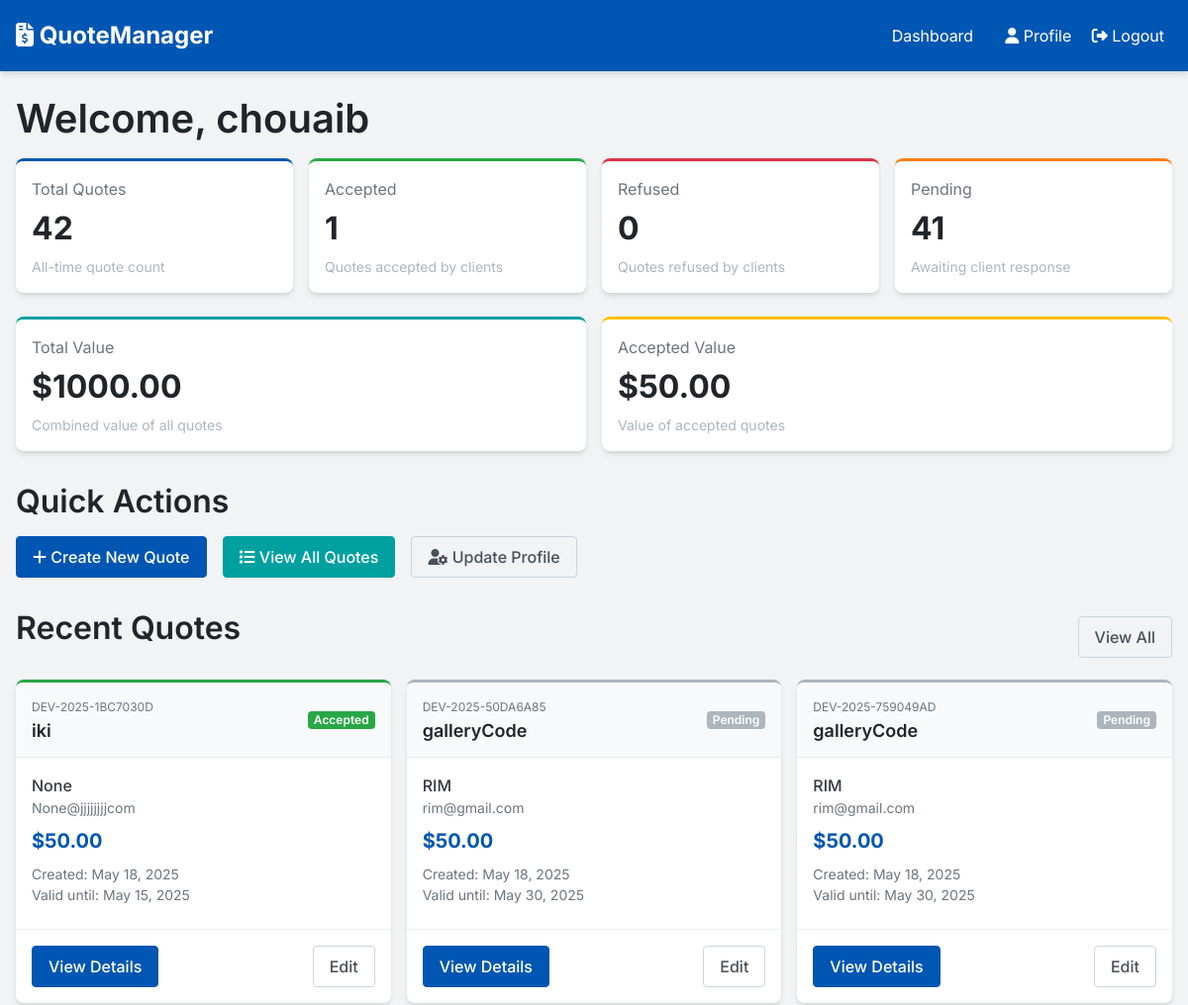
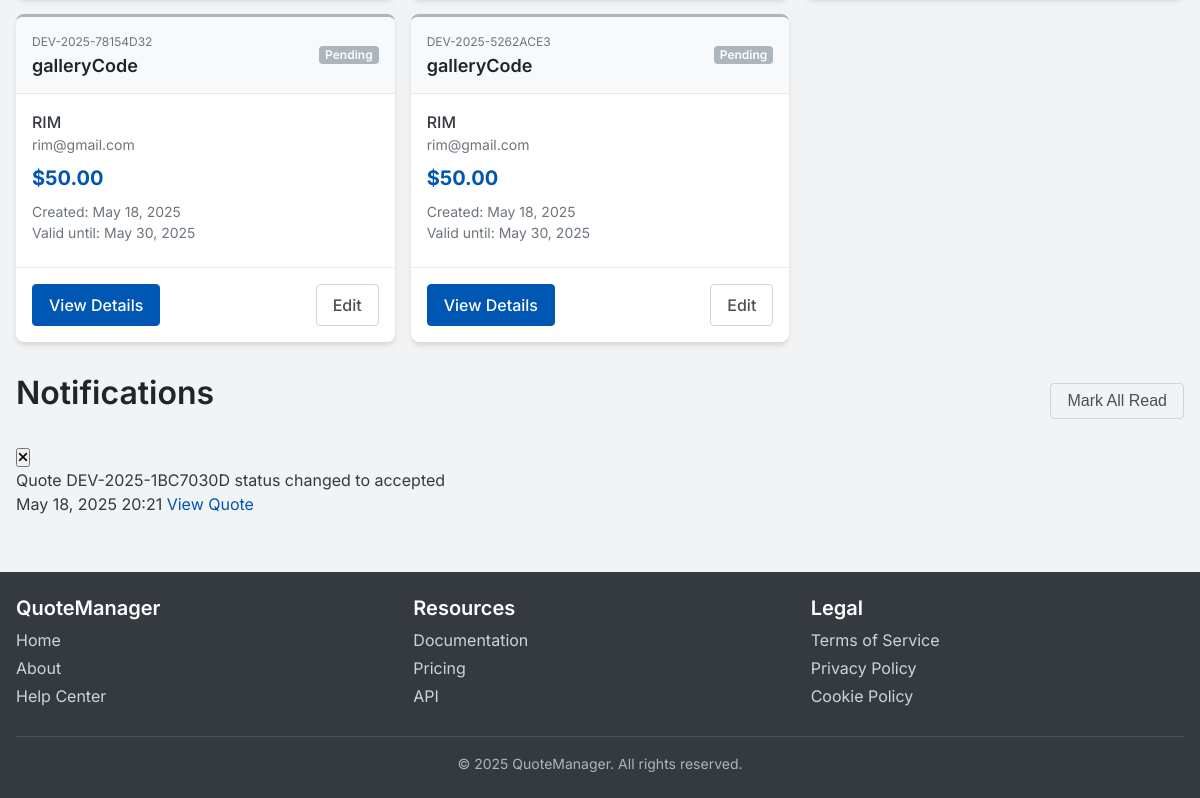
The app's page /dashboard/ (signed in) with its own data (2 pictures, top to bottom).
### quotes/models.py (models this page shows, shortened)
class Quote(models.Model):
    STATUS_CHOICES = (
        ('pending', 'Pending'),
        ('accepted', 'Accepted'),
        ('refused', 'Refused'),
    )
    title = models.CharField(max_length=255)
    reference = models.CharField(max_length=50, unique=True, editable=False)
    slug = models.SlugField(max_length=255, unique=True, blank=True)
    owner = models.ForeignKey(User, on_delete=models.CASCADE, related_name='quotes')
    client_name = models.CharField(max_length=255)
    client_email = models.EmailField()
    client_address = models.TextField(blank=True)
    description = models.TextField(blank=True)
    status = models.CharField(max_length=20, choices=STATUS_CHOICES, default='pending')
    total_amount = models.DecimalField(max_digits=10, decimal_places=2)
    valid_until = models.DateField()
    created_at = models.DateTimeField(auto_now_add=True)
    updated_at = models.DateTimeField(auto_now=True)
    class Meta:
        ordering = ['-created_at']

class Notification(models.Model):
    user = models.ForeignKey(User, on_delete=models.CASCADE, related_name='notifications')
    quote = models.ForeignKey(Quote, on_delete=models.CASCADE, null=True, blank=True)
    message = models.TextField()
    is_read = models.BooleanField(default=False)
    created_at = models.DateTimeField(auto_now_add=True)
    class Meta:
        ordering = ['-created_at']

### quotes/frontend_views.py (the view)
# urls.py: path('dashboard/', login_required(frontend_views.dashboard), name='dashboard'),
def dashboard(request):
    if request.user.is_staff:
        return redirect('admin_dashboard')
    quotes = Quote.objects.filter(owner=request.user)
    pending_count = quotes.filter(status='pending').count()
    accepted_count = quotes.filter(status='accepted').count()
    refused_count = quotes.filter(status='refused').count()
    total_value = quotes.aggregate(total=Sum('total_amount'))['total'] or 0
    accepted_value = quotes.filter(status='accepted').aggregate(total=Sum('total_amount'))['total'] or 0
    recent_quotes = quotes.order_by('-created_at')[:5]
    notifications = Notification.objects.filter(user=request.user, is_read=False)[:5]
    context = {
        'quotes': quotes,
        'pending_count': pending_count,
        'accepted_count': accepted_count,
        'refused_count': refused_count,
        'total_value': total_value,
        'accepted_value': accepted_value,
        'recent_quotes': recent_quotes,
        'notifications': notifications,
        'title': 'Dashboard',
    }
    return render(request, 'dashboard.html', context)

### templates/dashboard.html (shortened to what this page needs)
{% extends 'base.html' %}
{% block content %}
<div class="dashboard-page">
    <h1>Welcome, {{ user.get_full_name|default:user.username }}</h1>
    <div class="stats-container">
        <div class="stat-card" style="border-top: 3px solid var(--primary-500);">
            <div class="stat-title">Total Quotes</div>
            <div class="stat-value">{{ quotes.count }}</div>
            <div class="stat-description">All-time quote count</div>
        </div>
        <div class="stat-card" style="border-top: 3px solid var(--success-500);">
            <div class="stat-title">Accepted</div>
            <div class="stat-value">{{ accepted_count }}</div>
            <div class="stat-description">Quotes accepted by clients</div>
        </div>
        <div class="stat-card" style="border-top: 3px solid var(--error-500);">
            <div class="stat-title">Refused</div>
            <div class="stat-value">{{ refused_count }}</div>
            <div class="stat-description">Quotes refused by clients</div>
        </div>
        <div class="stat-card" style="border-top: 3px solid var(--warning-500);">
            <div class="stat-title">Pending</div>
            <div class="stat-value">{{ pending_count }}</div>
            <div class="stat-description">Awaiting client response</div>
        </div>
    </div>
    <div class="stats-container">
        <div class="stat-card" style="border-top: 3px solid var(--secondary-500); grid-column: span 2;">
            <div class="stat-title">Total Value</div>
            <div class="stat-value">${{ total_value|floatformat:2 }}</div>
            <div class="stat-description">Combined value of all quotes</div>
        </div>
        <div class="stat-card" style="border-top: 3px solid var(--accent-500); grid-column: span 2;">
            <div class="stat-title">Accepted Value</div>
            <div class="stat-value">${{ accepted_value|floatformat:2 }}</div>
            <div class="stat-description">Value of accepted quotes</div>
        </div>
    </div>
    <div style="margin: 2rem 0;">
        <h2>Quick Actions</h2>
        <div style="display: flex; gap: 1rem; flex-wrap: wrap;">
            <a href="{% url 'quote_create' %}" class="btn btn-primary">
                <i class="fas fa-plus"></i> Create New Quote
            </a>
            <a href="{% url 'quote_list' %}" class="btn btn-secondary">
                <i class="fas fa-list"></i> View All Quotes
            </a>
            <a href="{% url 'profile' %}" class="btn btn-outline">
                <i class="fas fa-user-cog"></i> Update Profile
            </a>
        </div>
    </div>
    <div style="margin: 2rem 0;">
        <div style="display: flex; justify-content: space-between; align-items: center; margin-bottom: 1rem;">
            <h2>Recent Quotes</h2>
            <a href="{% url 'quote_list' %}" class="btn btn-sm btn-outline">View All</a>
        </div>
        {% if recent_quotes %}
            <div class="quote-list">
                {% for quote in recent_quotes %}
                    <div class="quote-card {{ quote.status }}">
                        <div class="quote-header">
                            <div>
                                <div class="quote-reference">{{ quote.reference }}</div>
                                <h3 class="quote-title">{{ quote.title }}</h3>
                            </div>
                            <span class="badge badge-{{ quote.status }}">{{ quote.status|title }}</span>
                        </div>
                        <div class="quote-body">
                            <div class="quote-client">
                                <div class="quote-client-name">{{ quote.client_name }}</div>
                                <div class="quote-client-email">{{ quote.client_email }}</div>
                            </div>
                            <div class="quote-amount">${{ quote.total_amount|floatformat:2 }}</div>
                            <div class="quote-dates">
                                <div>Created: {{ quote.created_at|date:"M d, Y" }}</div>
                                <div>Valid until: {{ quote.valid_until|date:"M d, Y" }}</div>
                            </div>
                        </div>
                        <div class="quote-footer">
                            <a href="{% url 'quote_detail' quote.slug %}" class="btn btn-sm btn-primary">View Details</a>
                            <a href="{% url 'quote_edit' quote.slug %}" class="btn btn-sm btn-outline">Edit</a>
                        </div>
                    </div>
                {% endfor %}
            </div>
        {% endif %}
    </div>
    {% if notifications %}
        <div style="margin: 2rem 0;">
            <div style="display: flex; justify-content: space-between; align-items: center; margin-bottom: 1rem;">
                <h2>Notifications</h2>
                <button class="btn btn-sm btn-outline mark-all-read">Mark All Read</button>
            </div>
            <div class="notifications-list">
                {% for notification in notifications %}
                    <div class="notification {% if not notification.is_read %}unread{% endif %}" data-id="{{ notification.id }}">
                        <button class="notification-close"><i class="fas fa-times"></i></button>
                        <div class="notification-message">{{ notification.message }}</div>
                        <div class="notification-meta">
                            <span>{{ notification.created_at|date:"M d, Y H:i" }}</span>
                            {% if notification.quote %}
                                <a href="{% url 'quote_detail' notification.quote.slug %}">View Quote</a>
                            {% endif %}
                        </div>
                    </div>
                {% endfor %}
            </div>
        </div>
    {% endif %}
</div>
{% endblock %}

### templates/base.html (shortened to what this page needs)
{% load static %}
<!DOCTYPE html>
<html lang="en">
<head>
    <link rel="stylesheet" href="https://cdnjs.cloudflare.com/ajax/libs/font-awesome/6.1.1/css/all.min.css" />
    <link rel="stylesheet" href="/static/css/styles.css" />
    <link rel="stylesheet" href="/static/css/custom-checkbox-fix.css" />
</head>
<body>
    <div class="page-container">
        <header class="header" role="banner">
            <div class="container header-container">
                <a href="{% url 'home' %}" class="logo" aria-label="QuoteManager Home">
                    <i class="fas fa-file-invoice-dollar" aria-hidden="true"></i> QuoteManager
                </a>
                <nav class="nav" role="navigation" aria-label="Primary navigation">
                    {% if user.is_authenticated %}
                        <a href="{% url 'dashboard' %}" class="nav-link">Dashboard</a>
                 <div class="nav-links">
                    <a href="{% url 'profile' %}" class="nav-link">
                        <i class="fas fa-user" aria-hidden="true"></i> Profile
                    </a>
                    <a href="{% url 'logout' %}" class="nav-link">
                        <i class="fas fa-sign-out-alt" aria-hidden="true"></i> Logout
                    </a>
                </div>
                    {% else %}
                        <a href="{% url 'about' %}" class="nav-link">About</a>
                        <a href="{% url 'login' %}" class="nav-link">Login</a>
                        <a href="{% url 'register' %}" class="btn-outline-light">Register</a>
                    {% endif %}
                </nav>
            </div>
        </header>
        <main class="main-content" id="main-content" role="main">
            <div class="container">
                {% block content %}{% endblock %}
            </div>
        </main>
        <footer class="footer" role="contentinfo">
            <div class="container">
                <div class="footer-container">
                    <div class="footer-column">
                        <h5>QuoteManager</h5>
                        <ul class="footer-links">
                            <li class="footer-link"><a href="{% url 'home' %}">Home</a></li>
                            <li class="footer-link"><a href="{% url 'about' %}">About</a></li>
                            <li class="footer-link"><a href="#">Help Center</a></li>
                        </ul>
                    </div>
                    <div class="footer-column">
                        <h5>Resources</h5>
                        <ul class="footer-links">
                            <li class="footer-link"><a href="#">Documentation</a></li>
                            <li class="footer-link"><a href="#">Pricing</a></li>
                            <li class="footer-link"><a href="#">API</a></li>
                        </ul>
                    </div>
                    <div class="footer-column">
                        <h5>Legal</h5>
                        <ul class="footer-links">
                            <li class="footer-link"><a href="#">Terms of Service</a></li>
                            <li class="footer-link"><a href="#">Privacy Policy</a></li>
                            <li class="footer-link"><a href="#">Cookie Policy</a></li>
                        </ul>
                    </div>
                </div>
                <div class="copyright">
                    &copy; 2025 QuoteManager. All rights reserved.
                </div>
            </div>
        </footer>
    </div>
</body>
</html>

### records on screen
Quote: reference "DEV-2025-1BC7030D", title "iki", status "Accepted", client_name "None", client_email "None@jjjjjjjjcom", total_amount "50.00", created_at "May 18, 2025", valid_until "May 15, 2025"
Quote: reference "DEV-2025-50DA6A85", title "galleryCode", status "Pending", client_name "RIM", client_email "rim@gmail.com", total_amount "50.00", created_at "May 18, 2025", valid_until "May 30, 2025"
Quote: reference "DEV-2025-759049AD", title "galleryCode", status "Pending", client_name "RIM", client_email "rim@gmail.com", total_amount "50.00", created_at "May 18, 2025", valid_until "May 30, 2025"
Quote: reference "DEV-2025-78154D32", title "galleryCode", status "Pending", client_name "RIM", client_email "rim@gmail.com", total_amount "50.00", created_at "May 18, 2025", valid_until "May 30, 2025"
Quote: reference "DEV-2025-5262ACE3", title "galleryCode", status "Pending", client_name "RIM", client_email "rim@gmail.com", total_amount "50.00", created_at "May 18, 2025", valid_until "May 30, 2025"
Notification: message "Quote DEV-2025-1BC7030D status changed to accepted", created_at "May 18, 2025 20:21", shows "View Quote"

### other values on screen
{{ user.get_full_name|default:user.username }} "chouaib"
{{ quotes.count }} "42"
{{ accepted_count }} "1"
{{ refused_count }} "0"
{{ pending_count }} "41"
{{ total_value|floatformat:2 }} "1000.00"
{{ accepted_value|floatformat:2 }} "50.00"
